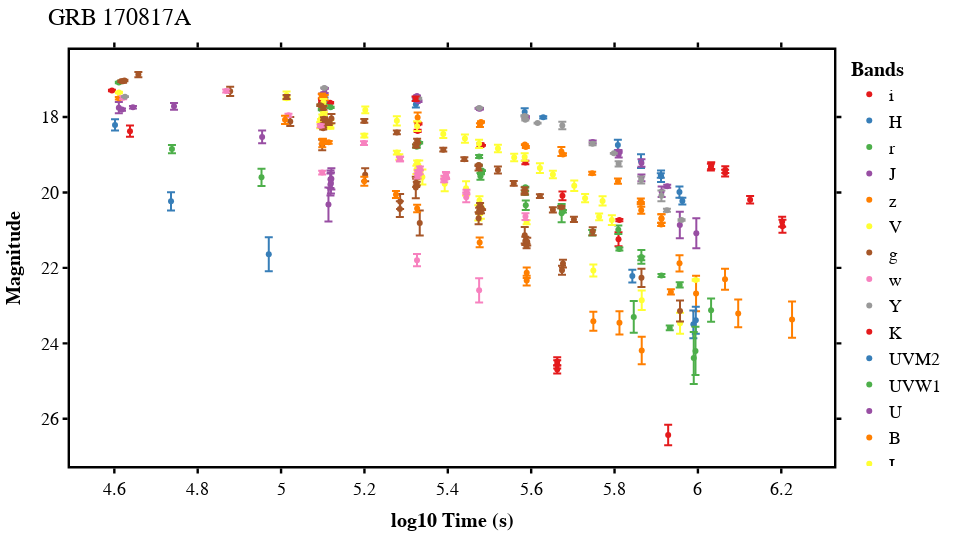

The notebook cell this image was saved under:
### Markdown cell above
### `Evolution` module

### Code cell
# initialise lightcurve object

from grblc.lightcurve import Lightcurve

grb = '170817A'
lc = Lightcurve(
    grb,
    path = grb+'/converted/'+grb+'_magAB_extcorr.txt',
    data_space = 'lin',
    save_in_folder = None
    )
lc.displayGRB()

### Figure 1 — Plotly figure (JSON) as saved in the notebook; plotly's stock layout.template omitted (floating-point values rounded to 4 significant figures)
{"data": [{"customdata": [["LCO/Swope(1m)/CISCO", "Rossi2020"], ["LCO/Magellan2Clay(6.5m)/LDSS-3", "Rossi2020"], ["LCO/Swope(1m)/CISCO", "Rossi2020"], ["LSO/Danish(1.54m)/DFOSC", "Rossi2020"], ["LCO/Magellan2Clay(6.5m)/LDSS-3", "Rossi2020"], ["LCO/Swope(1m)/CISCO", "Rossi2020"], ["CP/Gemini-South(8.1m)/GMOS", "Rossi2020"], ["LCO/Swope(1m)/CISCO", "Rossi2020"], ["LCO/Swope(1m)/CISCO", "Rossi2020"], ["LCO/Swope(1m)/CISCO", "Rossi2020"], ["CP/Gemini-South(8.1m)/GMOS", "Rossi2020"]], "error_y": {"array": [0.018, 0.03, 0.02, 0.03, 0.02, 0.047, 0.01, 0.045, 0.116, 0.183, 0.03]}, "hovertemplate": "color=i<br>x=%{x}<br>y=%{y}<br>telescope=%{customdata[0]}<br>source=%{customdata[1]}<extra></extra>", "legendgroup": "i", "marker": {"color": "rgb(228,26,28)", "symbol": "circle"}, "mode": "markers", "name": "i", "orientation": "v", "showlegend": true, "type": "scatter", "x": [4.594, 5.099, 5.118, 5.328, 5.33, 5.478, 5.482, 5.586, 5.675, 5.81, 5.812], "xaxis": "x", "y": [17.3, 17.59, 17.62, 18.37, 18.18, 18.74, 18.75, 19.21, 20.09, 21.24, 20.73], "yaxis": "y"}, {"customdata": [["LCO/Magellan2Clay(6.5m)/LDSS-3", "Rossi2020"], ["LCO/Magellan2Clay(6.5m)/LDSS-3", "Rossi2020"], ["CP/Gemini-South(8.1m)/GMOS", "Rossi2020"], ["CP/Gemini-South(8.1m)/GMOS", "Rossi2020"], ["LCO/Magellan2Clay(6.5m)/LDSS-3", "Rossi2020"], ["CP/Gemini-South(8.1m)/GMOS", "Rossi2020"], ["Hubble/HST/WFC3", "Rossi2020"], ["CP/Gemini-South(8.1m)/GMOS", "Rossi2020"], ["CP/Gemini-South(8.1m)/GMOS", "Rossi2020"], ["Hubble/HST/WFC3", "Rossi2020"], ["CP/Gemini-South(8.1m)/GMOS", "Rossi2020"], ["CP/Gemini-South(8.1m)/GMOS", "Rossi2020"], ["Hubble/HST/WFC3", "Rossi2020"]], "error_y": {"array": [0.15, 0.01, 0.1, 0.09, 0.01, 0.1, 0.03, 0.14, 0.18, 0.06, 0.15, 0.15, 0.09]}, "hovertemplate": "color=H<br>x=%{x}<br>y=%{y}<br>telescope=%{customdata[0]}<br>source=%{customdata[1]}<extra></extra>", "legendgroup": "H", "marker": {"color": "rgb(55,126,184)", "symbol": "circle"}, "mode": "markers", "name": "H", "orientation": "v", "showlegend": true, "type": "scatter", "x": [4.602, 5.102, 5.104, 5.323, 5.325, 5.584, 5.629, 5.808, 5.863, 5.911, 5.912, 5.956, 5.963], "xaxis": "x", "y": [18.21, 17.47, 17.58, 17.66, 17.52, 17.87, 18.01, 18.74, 19.17, 19.55, 19.57, 19.99, 20.23], "yaxis": "y"}, {"customdata": [["LCO/Magellan2Clay(6.5m)/LDSS-3", "Rossi2020"], ["PAO/ANTU-VLT-UT1(8.2m)/FORS1", "Rossi2020"], ["CTIO/VictorMBlanco(4m)/DECam", "Rossi2020"], ["LCO/Magellan2Clay(6.5m)/LDSS-3", "Rossi2020"], ["Xinglong/2.16m/BFOSC", "Rossi2020"], ["LCO/Swope(1m)/CISCO", "Rossi2020"], ["PAO/ANTU-VLT-UT1(8.2m)/FORS1", "Rossi2020"], ["CTIO/VictorMBlanco(4m)/DECam", "Rossi2020"], ["LCO/Magellan2Clay(6.5m)/LDSS-3", "Rossi2020"], ["PAO/ANTU-VLT-UT1(8.2m)/FORS1", "Rossi2020"], ["CTIO/VictorMBlanco(4m)/DECam", "Rossi2020"], ["LCO/Swope(1m)/CISCO", "Rossi2020"], ["Xinglong/2.16m/BFOSC", "Rossi2020"], ["CP/Gemini-South(8.1m)/GMOS", "Rossi2020"], ["CTIO/VictorMBlanco(4m)/DECam", "Rossi2020"], ["PAO/VLT-UT3-Melipal/VIMOS", "Rossi2020"], ["LCO/Swope(1m)/CISCO", "Rossi2020"], ["PAO/ANTU-VLT-UT1(8.2m)/FORS1", "Rossi2020"], ["CTIO/VictorMBlanco(4m)/DECam", "Rossi2020"], ["Xinglong/2.16m/BFOSC", "Rossi2020"], ["PAO/ESO-VST/OMEGACAM", "Rossi2020"], ["CTIO/VictorMBlanco(4m)/DECam", "Rossi2020"], ["CP/Gemini-South(8.1m)/GMOS", "Rossi2020"], ["PAO/VLT-UT3-Melipal/VIMOS", "Rossi2020"], ["CTIO/VictorMBlanco(4m)/DECam", "Rossi2020"], ["PAO/VLT-UT3-Melipal/VIMOS", "Rossi2020"], ["PAO/VLT-UT3-Melipal/VIMOS", "Rossi2020"], ["PAO/VLT-UT3-Melipal/VIMOS", "Rossi2020"]], "error_y": {"array": [0.02, 0.02, 0.02, 0.03, 0.02, 0.018, 0.04, 0.03, 0.02, 0.01, 0.04, 0.089, 0.02, 0.01, 0.05, 0.01, 0.125, 0.03, 0.24, 0.03, 0.07, 0.11, 0.04, 0.05, 0.18, 0.04, 0.07, 0.31]}, "hovertemplate": "color=r<br>x=%{x}<br>y=%{y}<br>telescope=%{customdata[0]}<br>source=%{customdata[1]}<extra></extra>", "legendgroup": "r", "marker": {"color": "rgb(77,175,74)", "symbol": "circle"}, "mode": "markers", "name": "r", "orientation": "v", "showlegend": true, "type": "scatter", "x": [4.611, 5.095, 5.098, 5.099, 5.105, 5.119, 5.324, 5.326, 5.331, 5.475, 5.475, 5.478, 5.48, 5.482, 5.585, 5.586, 5.587, 5.672, 5.673, 5.676, 5.746, 5.809, 5.812, 5.864, 5.864, 5.913, 5.956, 6.032], "xaxis": "x", "y": [17.08, 17.69, 17.8, 17.66, 17.71, 17.74, 18.77, 18.79, 18.68, 19.28, 19.05, 19.57, 19.5, 19.42, 20.01, 19.86, 20.34, 20.39, 20.55, 20.5, 21.07, 20.99, 21.5, 21.75, 21.71, 22.2, 22.45, 23.12], "yaxis": "y"}, {"customdata": [["LCO/Magellan2Clay(6.5m)/LDSS-3", "Rossi2020"], ["PAO/ESO-VISTA(4.1m)/VIRCAM", "Rossi2020"], ["PAO/ESO-VISTA(4.1m)/VIRCAM", "Rossi2020"], ["LCO/Magellan2Clay(6.5m)/LDSS-3", "Rossi2020"], ["PAO/ESO-VISTA(4.1m)/VIRCAM", "Rossi2020"], ["LCO/Magellan2Clay(6.5m)/LDSS-3", "Rossi2020"], ["LCO/Magellan2Clay(6.5m)/LDSS-3", "Rossi2020"], ["LCO/Magellan2Clay(6.5m)/LDSS-3", "Rossi2020"], ["PAO/ESO-VISTA(4.1m)/VIRCAM", "Rossi2020"], ["LCO/Magellan2Clay(6.5m)/LDSS-3", "Rossi2020"], ["PAO/ESO-VISTA(4.1m)/VIRCAM", "Rossi2020"], ["LCO/duPont(2.5m)/WFIRC", "Rossi2020"], ["PAO/ESO-VISTA(4.1m)/VIRCAM", "Rossi2020"], ["PAO/ESO-VISTA(4.1m)/VIRCAM", "Rossi2020"], ["LCO/duPont(2.5m)/WFIRC", "Rossi2020"], ["PAO/ESO-VISTA(4.1m)/VIRCAM", "Rossi2020"], ["LCO/duPont(2.5m)/WFIRC", "Rossi2020"], ["PAO/ESO-VISTA(4.1m)/VIRCAM", "Rossi2020"], ["PAO/ESO-VISTA(4.1m)/VIRCAM", "Rossi2020"], ["PAO/ESO-VISTA(4.1m)/VIRCAM", "Rossi2020"], ["PAO/ESO-VISTA(4.1m)/VIRCAM", "Rossi2020"]], "error_y": {"array": [0.15, 0.03, 0.03, 0.01, 0.01, 0.01, 0.01, 0.01, 0.02, 0.01, 0.02, 0.02, 0.03, 0.04, 0.04, 0.08, 0.1, 0.09, 0.14, 0.35, 0.4]}, "hovertemplate": "color=J<br>x=%{x}<br>y=%{y}<br>telescope=%{customdata[0]}<br>source=%{customdata[1]}<extra></extra>", "legendgroup": "J", "marker": {"color": "rgb(152,78,163)", "symbol": "circle"}, "mode": "markers", "name": "J", "orientation": "v", "showlegend": true, "type": "scatter", "x": [4.611, 4.618, 4.645, 5.099, 5.105, 5.105, 5.323, 5.326, 5.33, 5.474, 5.477, 5.587, 5.587, 5.748, 5.809, 5.81, 5.865, 5.865, 5.913, 5.957, 5.996], "xaxis": "x", "y": [17.75, 17.8, 17.74, 17.39, 17.37, 17.24, 17.47, 17.44, 17.58, 17.77, 17.78, 18.02, 18.0, 18.66, 18.91, 18.99, 19.22, 19.61, 19.98, 20.86, 21.08], "yaxis": "y"}, {"customdata": [["LCO/Magellan2Clay(6.5m)/LDSS-3", "Rossi2020"], ["LCO/Magellan2Clay(6.5m)/LDSS-3", "Rossi2020"], ["LCO/Magellan2Clay(6.5m)/LDSS-3", "Rossi2020"], ["LCO/Magellan2Clay(6.5m)/LDSS-3", "Rossi2020"], ["Xinglong/2.16m/BFOSC", "Rossi2020"], ["LSO/Danish(1.54m)/DFOSC", "Rossi2020"], ["LCO/Magellan2Clay(6.5m)/LDSS-3", "Rossi2020"], ["Xinglong/2.16m/BFOSC", "Rossi2020"], ["PAO/VLT-UT3-Melipal/VIMOS", "Rossi2020"], ["PAO/VLT(8.2m)/FORS1", "Rossi2020"], ["LCO/Magellan2Clay(6.5m)/LDSS-3", "Rossi2020"], ["Xinglong/2.16m/BFOSC", "Rossi2020"], ["PAO/VLT(8.2m)/FORS1", "Rossi2020"], ["LCO/Magellan2Clay(6.5m)/LDSS-3", "Rossi2020"], ["PAO/VLT-UT3-Melipal/VIMOS", "Rossi2020"], ["LCO/Magellan2Clay(6.5m)/LDSS-3", "Rossi2020"], ["PAO/VLT(8.2m)/FORS1", "Rossi2020"], ["PAO/VLT-UT3-Melipal/VIMOS", "Rossi2020"], ["PAO/ANTU-VLT-UT1(8.2m)/FORS1", "Rossi2020"], ["PAO/VLT(8.2m)/FORS1", "Rossi2020"], ["PAO/VLT(8.2m)/FORS1", "Rossi2020"], ["PAO/VLT(8.2m)/FORS1", "Rossi2020"], ["PAO/VLT-UT3-Melipal/VIMOS", "Rossi2020"], ["PAO/VLT(8.2m)/FORS1", "Rossi2020"], ["PAO/VLT-UT3-Melipal/VIMOS", "Rossi2020"]], "error_y": {"array": [0.03, 0.06, 0.06, 0.06, 0.07, 0.13, 0.05, 0.02, 0.01, 0.027, 0.12, 0.03, 0.039, 0.07, 0.03, 0.07, 0.092, 0.04, 0.11, 0.11, 0.214, 0.471, 0.28, 0.368, 0.48]}, "hovertemplate": "color=z<br>x=%{x}<br>y=%{y}<br>telescope=%{customdata[0]}<br>source=%{customdata[1]}<extra></extra>", "legendgroup": "z", "marker": {"color": "rgb(255,127,0)", "symbol": "circle"}, "mode": "markers", "name": "z", "orientation": "v", "showlegend": true, "type": "scatter", "x": [4.611, 5.098, 5.098, 5.098, 5.105, 5.328, 5.477, 5.48, 5.585, 5.587, 5.672, 5.676, 5.746, 5.808, 5.863, 5.863, 5.864, 5.912, 5.912, 5.913, 5.956, 5.996, 6.065, 6.097, 6.226], "xaxis": "x", "y": [17.5, 17.45, 17.44, 17.44, 17.49, 18.01, 18.21, 18.13, 18.73, 18.79, 18.91, 18.99, 19.49, 19.7, 20.28, 20.23, 20.47, 20.85, 20.69, 20.69, 21.88, 22.68, 22.3, 23.21, 23.37], "yaxis": "y"}, {"customdata": [["LCO/Magellan2Clay(6.5m)/LDSS-3", "Rossi2020"], ["SAAO/SALT(10m)/SALTICAM", "Rossi2020"], ["LSO/NTT(3.58m)/EFOSC2+LSO/NTT(3.58m)/SOFI", "Rossi2020"], ["LSO/NTT(3.58m)/EFOSC2+LSO/NTT(3.58m)/SOFI", "Rossi2020"], ["LSO/NTT(3.58m)/EFOSC2+LSO/NTT(3.58m)/SOFI", "Rossi2020"], ["CTIO/LCOGT(1m)/Sinistro", "Rossi2020"], ["LCO/Swope(1m)/CISCO", "Rossi2020"], ["LSO/NTT(3.58m)/EFOSC2+LSO/NTT(3.58m)/SOFI", "Rossi2020"], ["LSO/NTT(3.58m)/EFOSC2+LSO/NTT(3.58m)/SOFI", "Rossi2020"], ["LSO/NTT(3.58m)/EFOSC2+LSO/NTT(3.58m)/SOFI", "Rossi2020"], ["LSO/NTT(3.58m)/EFOSC2+LSO/NTT(3.58m)/SOFI", "Rossi2020"], ["LSO/NTT(3.58m)/EFOSC2+LSO/NTT(3.58m)/SOFI", "Rossi2020"], ["SSO/iTelescope(T17)/CCD", "Rossi2020"], ["SAAO/SALT(10m)/SALTICAM", "Rossi2020"], ["SSO/iTelescope(T17)/CCD", "Rossi2020"], ["LSO/NTT(3.58m)/EFOSC2+LSO/NTT(3.58m)/SOFI", "Rossi2020"], ["CTIO/LCOGT(1m)/Sinistro", "Rossi2020"], ["LCO/Magellan2Clay(6.5m)/LDSS-3", "Rossi2020"], ["SSO/iTelescope(T17)/CCD", "Rossi2020"], ["LSO/NTT(3.58m)/EFOSC2+LSO/NTT(3.58m)/SOFI", "Rossi2020"], ["LSO/NTT(3.58m)/EFOSC2+LSO/NTT(3.58m)/SOFI", "Rossi2020"], ["SSO/iTelescope(T17)/CCD", "Rossi2020"], ["SSO/iTelescope(T17)/CCD", "Rossi2020"], ["LSO/NTT(3.58m)/EFOSC2+LSO/NTT(3.58m)/SOFI", "Rossi2020"], ["LCO/Swope(1m)/CISCO", "Rossi2020"], ["LSO/NTT(3.58m)/EFOSC2+LSO/NTT(3.58m)/SOFI", "Rossi2020"], ["PAO/VLT(8.2m)/FORS1", "Rossi2020"], ["PAO/VLT(8.2m)/FORS1", "Rossi2020"], ["PAO/VLT(8.2m)/FORS1", "Rossi2020"], ["PAO/VLT(8.2m)/FORS1", "Rossi2020"]], "error_y": {"array": [0.02, 0.04, 0.08, 0.05, 0.08, 0.04, 0.041, 0.04, 0.06, 0.04, 0.06, 0.1, 0.05, 0.05, 0.07, 0.11, 0.05, 0.08, 0.18, 0.12, 0.2, 0.2, 0.19, 0.2, 0.115, 0.15, 0.054, 0.158, 0.256, 0.28]}, "hovertemplate": "color=V<br>x=%{x}<br>y=%{y}<br>telescope=%{customdata[0]}<br>source=%{customdata[1]}<extra></extra>", "legendgroup": "V", "marker": {"color": "rgb(255,255,51)", "symbol": "circle"}, "mode": "markers", "name": "V", "orientation": "v", "showlegend": true, "type": "scatter", "x": [4.611, 5.013, 5.094, 5.095, 5.096, 5.099, 5.103, 5.108, 5.108, 5.108, 5.118, 5.118, 5.2, 5.278, 5.284, 5.325, 5.326, 5.33, 5.331, 5.333, 5.339, 5.393, 5.444, 5.473, 5.476, 5.479, 5.589, 5.749, 5.865, 5.957], "xaxis": "x", "y": [17.35, 17.5, 18.22, 18.16, 18.13, 17.97, 17.92, 18.14, 18.16, 18.18, 18.25, 18.18, 18.49, 18.94, 19.06, 19.4, 19.2, 19.51, 19.33, 19.53, 19.59, 19.77, 19.89, 20.54, 20.21, 20.55, 20.79, 22.07, 22.86, 23.47], "yaxis": "y"}, {"customdata": [["LCO/Magellan2Clay(6.5m)/LDSS-3", "Rossi2020"], ["LCO/Magellan2Clay(6.5m)/LDSS-3", "Rossi2020"], ["LCO/Magellan2Clay(6.5m)/LDSS-3", "Rossi2020"], ["LSO/REM(0.6m)/TORTORA", "Rossi2020"], ["SSO/iTelescope(T17)/CCD", "Rossi2020"], ["SSO/iTelescope(T17)/CCD", "Rossi2020"], ["CTIO/VictorMBlanco(4m)/DECam", "Rossi2020"], ["SSO/iTelescope(T17)/CCD", "Rossi2020"], ["LCO/Magellan2Clay(6.5m)/LDSS-3", "Rossi2020"], ["LCO/Magellan2Clay(6.5m)/LDSS-3", "Rossi2020"], ["LSO/MPG-ESO(2.2m)/GROND", "Rossi2020"], ["Xinglong/2.16m/BFOSC", "Rossi2020"], ["LSO/REM(0.6m)/TORTORA", "Rossi2020"], ["LCO/Swope(1m)/CISCO", "Rossi2020"], ["SSO/iTelescope(T17)/CCD", "Rossi2020"], ["SSO/iTelescope(T17)/CCD", "Rossi2020"], ["SSO/iTelescope(T17)/CCD", "Rossi2020"], ["LSO/REM(0.6m)/TORTORA", "Rossi2020"], ["LSO/MPG-ESO(2.2m)/GROND", "Rossi2020"], ["CTIO/VictorMBlanco(4m)/DECam", "Rossi2020"], ["SSO/iTelescope(T17)/CCD", "Rossi2020"], ["LSO/MPG-ESO(2.2m)/GROND", "Rossi2020"], ["CTIO/VictorMBlanco(4m)/DECam", "Rossi2020"], ["LCO/Swope(1m)/CISCO", "Rossi2020"], ["Xinglong/2.16m/BFOSC", "Rossi2020"], ["CP/Gemini-South(8.1m)/GMOS", "Rossi2020"], ["LSO/MPG-ESO(2.2m)/GROND", "Rossi2020"], ["CTIO/VictorMBlanco(4m)/DECam", "Rossi2020"], ["LCO/Magellan2Clay(6.5m)/LDSS-3", "Rossi2020"], ["LCO/Swope(1m)/CISCO", "Rossi2020"], ["PAO/ESO-VST/OMEGACAM", "Rossi2020"], ["Xinglong/2.16m/BFOSC", "Rossi2020"]], "error_y": {"array": [0.02, 0.04, 0.02, 0.07, 0.12, 0.12, 0.03, 0.14, 0.03, 0.03, 0.04, 0.06, 0.068, 0.124, 0.17, 0.21, 0.2, 0.282, 0.11, 0.05, 0.33, 0.16, 0.08, 0.049, 0.06, 0.01, 0.22, 0.11, 0.06, 0.104, 0.12, 0.1]}, "hovertemplate": "color=g<br>x=%{x}<br>y=%{y}<br>telescope=%{customdata[0]}<br>source=%{customdata[1]}<extra></extra>", "legendgroup": "g", "marker": {"color": "rgb(166,86,40)", "symbol": "circle"}, "mode": "markers", "name": "g", "orientation": "v", "showlegend": true, "type": "scatter", "x": [4.617, 4.621, 4.624, 4.658, 4.878, 5.022, 5.098, 5.099, 5.099, 5.101, 5.103, 5.105, 5.114, 5.121, 5.202, 5.285, 5.286, 5.323, 5.324, 5.326, 5.333, 5.474, 5.475, 5.477, 5.48, 5.482, 5.585, 5.586, 5.589, 5.591, 5.674, 5.676], "xaxis": "x", "y": [17.05, 17.05, 17.03, 16.87, 17.32, 18.12, 18.21, 18.74, 18.25, 18.3, 18.04, 18.11, 18.15, 18.04, 19.53, 20.44, 20.24, 19.87, 19.74, 19.76, 20.81, 20.68, 20.48, 20.33, 20.49, 20.45, 21.13, 21.28, 21.42, 21.3, 22.06, 21.89], "yaxis": "y"}, {"customdata": [["SSO/iTelescope(T17)/CCD", "Rossi2020"], ["SSO/iTelescope(T17)/CCD", "Rossi2020"], ["SSO/iTelescope(T17)/CCD", "Rossi2020"], ["SSO/iTelescope(T17)/CCD", "Rossi2020"], ["SSO/iTelescope(T17)/CCD", "Rossi2020"], ["SSO/iTelescope(T17)/CCD", "Rossi2020"], ["SSO/iTelescope(T17)/CCD", "Rossi2020"], ["SSO/iTelescope(T17)/CCD", "Rossi2020"], ["SSO/iTelescope(T17)/CCD", "Rossi2020"], ["SSO/iTelescope(T17)/CCD", "Rossi2020"], ["SSO/iTelescope(T17)/CCD", "Rossi2020"], ["SSO/iTelescope(T17)/CCD", "Rossi2020"], ["SSO/iTelescope(T17)/CCD", "Rossi2020"], ["SSO/iTelescope(T17)/CCD", "Rossi2020"], ["SSO/iTelescope(T17)/CCD", "Rossi2020"], ["SSO/iTelescope(T17)/CCD", "Rossi2020"], ["SSO/iTelescope(T17)/CCD", "Rossi2020"], ["SSO/iTelescope(T17)/CCD", "Rossi2020"]], "error_y": {"array": [0.04, 0.04, 0.04, 0.04, 0.05, 0.06, 0.06, 0.07, 0.07, 0.06, 0.05, 0.05, 0.05, 0.07, 0.08, 0.13, 0.06, 0.09]}, "hovertemplate": "color=w<br>x=%{x}<br>y=%{y}<br>telescope=%{customdata[0]}<br>source=%{customdata[1]}<extra></extra>", "legendgroup": "w", "marker": {"color": "rgb(247,129,191)", "symbol": "circle"}, "mode": "markers", "name": "w", "orientation": "v", "showlegend": true, "type": "scatter", "x": [4.621, 4.868, 5.018, 5.095, 5.199, 5.285, 5.286, 5.328, 5.328, 5.332, 5.333, 5.391, 5.392, 5.396, 5.396, 5.444, 5.445, 5.586], "xaxis": "x", "y": [17.49, 17.31, 17.95, 18.23, 18.69, 19.11, 19.11, 19.56, 19.48, 19.46, 19.36, 19.68, 19.61, 19.53, 19.56, 20.13, 19.99, 20.64], "yaxis": "y"}, {"customdata": [["PAO/ESO-VISTA(4.1m)/VIRCAM", "Rossi2020"], ["PAO/ESO-VISTA(4.1m)/VIRCAM", "Rossi2020"], ["PAO/ESO-VISTA(4.1m)/VIRCAM", "Rossi2020"], ["PAO/ESO-VISTA(4.1m)/VIRCAM", "Rossi2020"], ["LCO/duPont(2.5m)/WFIRC", "Rossi2020"], ["PAO/ESO-VISTA(4.1m)/VIRCAM", "Rossi2020"], ["LCO/duPont(2.5m)/WFIRC", "Rossi2020"], ["PAO/ESO-VISTA(4.1m)/VIRCAM", "Rossi2020"], ["PAO/ESO-VISTA(4.1m)/VIRCAM", "Rossi2020"], ["PAO/ESO-VISTA(4.1m)/VIRCAM", "Rossi2020"], ["PAO/ESO-VISTA(4.1m)/VIRCAM", "Rossi2020"]], "error_y": {"array": [0.01, 0.01, 0.02, 0.01, 0.02, 0.02, 0.1, 0.04, 0.07, 0.09, 0.14]}, "hovertemplate": "color=Y<br>x=%{x}<br>y=%{y}<br>telescope=%{customdata[0]}<br>source=%{customdata[1]}<extra></extra>", "legendgroup": "Y", "marker": {"color": "rgb(153,153,153)", "symbol": "circle"}, "mode": "markers", "name": "Y", "orientation": "v", "showlegend": true, "type": "scatter", "x": [4.626, 5.103, 5.329, 5.476, 5.584, 5.586, 5.675, 5.747, 5.81, 5.864, 5.912], "xaxis": "x", "y": [17.46, 17.23, 17.51, 17.76, 17.97, 18.07, 18.22, 18.71, 19.24, 19.67, 20.09], "yaxis": "y"}, {"customdata": [["LCO/Magellan2Clay(6.5m)/LDSS-3", "Rossi2020"], ["LCO/Magellan2Clay(6.5m)/LDSS-3", "Rossi2020"], ["LCO/Magellan2Clay(6.5m)/LDSS-3", "Rossi2020"], ["LCO/Magellan2Clay(6.5m)/LDSS-3", "Rossi2020"], ["LSO/NTT(3.58m)/EFOSC2+LSO/NTT(3.58m)/SOFI", "Rossi2020"], ["LCO/Magellan2Clay(6.5m)/LDSS-3", "Rossi2020"], ["LSO/NTT(3.58m)/EFOSC2+LSO/NTT(3.58m)/SOFI", "Rossi2020"], ["LCO/Magellan2Clay(6.5m)/LDSS-3", "Rossi2020"], ["LCO/Magellan2Clay(6.5m)/LDSS-3", "Rossi2020"], ["LCO/Magellan2Clay(6.5m)/LDSS-3", "Rossi2020"]], "error_y": {"array": [0.15, 0.04, 0.06, 0.09, 0.09, 0.09, 0.09, 0.1, 0.13, 0.17]}, "hovertemplate": "color=K<br>x=%{x}<br>y=%{y}<br>telescope=%{customdata[0]}<br>source=%{customdata[1]}<extra></extra>", "legendgroup": "K", "marker": {"color": "rgb(228,26,28)", "symbol": "circle"}, "mode": "markers", "name": "K", "orientation": "v", "showlegend": true, "type": "scatter", "x": [4.638, 5.099, 5.323, 6.031, 6.032, 6.065, 6.066, 6.125, 6.202, 6.203], "xaxis": "x", "y": [18.38, 17.58, 17.52, 19.33, 19.29, 19.49, 19.4, 20.2, 20.78, 20.9], "yaxis": "y"}, {"customdata": [["NGSO/Swift/UVOT", "Rossi2020"], ["NGSO/Swift/UVOT", "Rossi2020"]], "error_y": {"array": [0.24, 0.45]}, "hovertemplate": "color=UVM2<br>x=%{x}<br>y=%{y}<br>telescope=%{customdata[0]}<br>source=%{customdata[1]}<extra></extra>", "legendgroup": "UVM2", "marker": {"color": "rgb(55,126,184)", "symbol": "circle"}, "mode": "markers", "name": "UVM2", "orientation": "v", "showlegend": true, "type": "scatter", "x": [4.736, 4.971], "xaxis": "x", "y": [20.24, 21.64], "yaxis": "y"}, {"customdata": [["NGSO/Swift/UVOT", "Rossi2020"], ["NGSO/Swift/UVOT", "Rossi2020"]], "error_y": {"array": [0.11, 0.23]}, "hovertemplate": "color=UVW1<br>x=%{x}<br>y=%{y}<br>telescope=%{customdata[0]}<br>source=%{customdata[1]}<extra></extra>", "legendgroup": "UVW1", "marker": {"color": "rgb(77,175,74)", "symbol": "circle"}, "mode": "markers", "name": "UVW1", "orientation": "v", "showlegend": true, "type": "scatter", "x": [4.738, 4.953], "xaxis": "x", "y": [18.85, 19.6], "yaxis": "y"}, {"customdata": [["NGSO/Swift/UVOT", "Rossi2020"], ["NGSO/Swift/UVOT", "Rossi2020"], ["NGSO/Swift/UVOT", "Rossi2020"], ["LSO/NTT(3.58m)/EFOSC2+LSO/NTT(3.58m)/SOFI", "Rossi2020"], ["LSO/NTT(3.58m)/EFOSC2+LSO/NTT(3.58m)/SOFI", "Rossi2020"], ["LSO/NTT(3.58m)/EFOSC2+LSO/NTT(3.58m)/SOFI", "Rossi2020"], ["LSO/NTT(3.58m)/EFOSC2+LSO/NTT(3.58m)/SOFI", "Rossi2020"]], "error_y": {"array": [0.09, 0.17, 0.45, 0.29, 0.23, 0.28, 0.28]}, "hovertemplate": "color=U<br>x=%{x}<br>y=%{y}<br>telescope=%{customdata[0]}<br>source=%{customdata[1]}<extra></extra>", "legendgroup": "U", "marker": {"color": "rgb(152,78,163)", "symbol": "circle"}, "mode": "markers", "name": "U", "orientation": "v", "showlegend": true, "type": "scatter", "x": [4.743, 4.955, 5.114, 5.118, 5.118, 5.12, 5.121], "xaxis": "x", "y": [17.72, 18.53, 20.32, 19.79, 19.65, 19.75, 19.64], "yaxis": "y"}, {"customdata": [["SAAO/SALT(10m)/SALTICAM", "Rossi2020"], ["CTIO/LCOGT(1m)/Sinistro", "Rossi2020"], ["LCO/Magellan2Clay(6.5m)/LDSS-3", "Rossi2020"], ["LCO/Magellan2Clay(6.5m)/LDSS-3", "Rossi2020"], ["LCO/Swope(1m)/CISCO", "Rossi2020"], ["SSO/iTelescope(T17)/CCD", "Rossi2020"], ["SAAO/SALT(10m)/SALTICAM", "Rossi2020"], ["CTIO/LCOGT(1m)/Sinistro", "Rossi2020"], ["LCO/Swope(1m)/CISCO", "Rossi2020"], ["PAO/VLT(8.2m)/FORS1", "Rossi2020"], ["LCO/Magellan2Clay(6.5m)/LDSS-3", "Rossi2020"], ["PAO/VLT(8.2m)/FORS1", "Rossi2020"], ["LCO/Magellan2Clay(6.5m)/LDSS-3", "Rossi2020"], ["PAO/VLT(8.2m)/FORS1", "Rossi2020"]], "error_y": {"array": [0.11, 0.11, 0.06, 0.07, 0.037, 0.12, 0.09, 0.1, 0.126, 0.128, 0.14, 0.251, 0.31, 0.363]}, "hovertemplate": "color=B<br>x=%{x}<br>y=%{y}<br>telescope=%{customdata[0]}<br>source=%{customdata[1]}<extra></extra>", "legendgroup": "B", "marker": {"color": "rgb(255,127,0)", "symbol": "circle"}, "mode": "markers", "name": "B", "orientation": "v", "showlegend": true, "type": "scatter", "x": [5.01, 5.099, 5.1, 5.1, 5.114, 5.2, 5.276, 5.326, 5.476, 5.589, 5.589, 5.749, 5.812, 5.865], "xaxis": "x", "y": [18.07, 18.69, 18.65, 18.65, 18.67, 19.7, 20.05, 20.42, 21.32, 22.34, 22.13, 23.41, 23.46, 24.19], "yaxis": "y"}, {"customdata": [["SAAO/SALT(10m)/SALTICAM", "Rossi2020"], ["CTIO/LCOGT(1m)/Sinistro", "Rossi2020"], ["SSO/iTelescope(T17)/CCD", "Rossi2020"], ["SAAO/SALT(10m)/SALTICAM", "Rossi2020"], ["CTIO/LCOGT(1m)/Sinistro", "Rossi2020"], ["SSO/iTelescope(T17)/CCD", "Rossi2020"], ["SAAO/SALT(10m)/SALTICAM", "Rossi2020"], ["CTIO/LCOGT(1m)/Sinistro", "Rossi2020"], ["SSO/iTelescope(T17)/CCD", "Rossi2020"], ["SAAO/SALT(10m)/SALTICAM", "Rossi2020"], ["CTIO/LCOGT(1m)/Sinistro", "Rossi2020"], ["SSO/iTelescope(T17)/CCD", "Rossi2020"], ["SAAO/SALT(10m)/SALTICAM", "Rossi2020"], ["SSO/iTelescope(T17)/CCD", "Rossi2020"], ["SAAO/SALT(10m)/SALTICAM", "Rossi2020"], ["KO/Keck-2(10m)/DEIMOS", "Rossi2020"], ["SSO/iTelescope(T17)/CCD", "Rossi2020"], ["SAAO/SALT(10m)/SALTICAM", "Rossi2020"]], "error_y": {"array": [0.1, 0.09, 0.09, 0.12, 0.13, 0.1, 0.11, 0.11, 0.1, 0.1, 0.1, 0.13, 0.1, 0.14, 0.11, 0.09, 0.12, 0.13]}, "hovertemplate": "color=I<br>x=%{x}<br>y=%{y}<br>telescope=%{customdata[0]}<br>source=%{customdata[1]}<extra></extra>", "legendgroup": "I", "marker": {"color": "rgb(255,255,51)", "symbol": "circle"}, "mode": "markers", "name": "I", "orientation": "v", "showlegend": true, "type": "scatter", "x": [5.013, 5.102, 5.202, 5.278, 5.326, 5.389, 5.441, 5.475, 5.52, 5.559, 5.584, 5.621, 5.652, 5.703, 5.729, 5.763, 5.771, 5.794], "xaxis": "x", "y": [17.42, 17.61, 17.81, 18.1, 18.24, 18.45, 18.57, 18.71, 18.83, 19.07, 19.06, 19.35, 19.52, 19.82, 20.15, 20.65, 20.22, 20.73], "yaxis": "y"}, {"customdata": [["SAAO/SALT(10m)/SALTICAM", "Rossi2020"], ["PAO/VLT(8.2m)/FORS1", "Rossi2020"], ["CTIO/LCOGT(1m)/Sinistro", "Rossi2020"], ["SSO/iTelescope(T17)/CCD", "Rossi2020"], ["SAAO/SALT(10m)/SALTICAM", "Rossi2020"], ["PAO/VLT(8.2m)/FORS1", "Rossi2020"], ["CTIO/LCOGT(1m)/Sinistro", "Rossi2020"], ["SSO/iTelescope(T17)/CCD", "Rossi2020"], ["SAAO/SALT(10m)/SALTICAM", "Rossi2020"], ["CTIO/LCOGT(1m)/Sinistro", "Rossi2020"], ["PAO/VLT(8.2m)/FORS1", "Rossi2020"], ["SSO/iTelescope(T17)/CCD", "Rossi2020"], ["SAAO/SALT(10m)/SALTICAM", "Rossi2020"], ["PAO/VLT(8.2m)/FORS1", "Rossi2020"], ["CTIO/LCOGT(1m)/Sinistro", "Rossi2020"], ["SSO/iTelescope(T17)/CCD", "Rossi2020"], ["SAAO/SALT(10m)/SALTICAM", "Rossi2020"], ["PAO/VLT(8.2m)/FORS1", "Rossi2020"], ["SSO/iTelescope(T17)/CCD", "Rossi2020"], ["PAO/VLT(8.2m)/FORS1", "Rossi2020"], ["PAO/VLT(8.2m)/FORS1", "Rossi2020"], ["PAO/VLT(8.2m)/FORS1", "Rossi2020"]], "error_y": {"array": [0.05, 0.02, 0.05, 0.05, 0.05, 0.04, 0.05, 0.05, 0.05, 0.06, 0.01, 0.09, 0.06, 0.058, 0.08, 0.05, 0.07, 0.03, 0.07, 0.106, 0.24, 0.277]}, "hovertemplate": "color=R<br>x=%{x}<br>y=%{y}<br>telescope=%{customdata[0]}<br>source=%{customdata[1]}<extra></extra>", "legendgroup": "R", "marker": {"color": "rgb(166,86,40)", "symbol": "circle"}, "mode": "markers", "name": "R", "orientation": "v", "showlegend": true, "type": "scatter", "x": [5.013, 5.094, 5.102, 5.2, 5.278, 5.324, 5.326, 5.389, 5.44, 5.474, 5.474, 5.52, 5.558, 5.584, 5.584, 5.621, 5.652, 5.673, 5.703, 5.748, 5.865, 5.957], "xaxis": "x", "y": [17.47, 17.69, 17.76, 18.1, 18.41, 18.77, 18.63, 18.86, 19.12, 19.36, 19.27, 19.4, 19.76, 20.0, 19.94, 20.09, 20.46, 20.39, 20.71, 21.03, 22.26, 23.14], "yaxis": "y"}, {"customdata": [["CTIO/VictorMBlanco(4m)/DECam", "Rossi2020"], ["CTIO/VictorMBlanco(4m)/DECam", "Rossi2020"], ["CTIO/VictorMBlanco(4m)/DECam", "Rossi2020"]], "error_y": {"array": [0.05, 0.16, 0.32]}, "hovertemplate": "color=u<br>x=%{x}<br>y=%{y}<br>telescope=%{customdata[0]}<br>source=%{customdata[1]}<extra></extra>", "legendgroup": "u", "marker": {"color": "rgb(247,129,191)", "symbol": "circle"}, "mode": "markers", "name": "u", "orientation": "v", "showlegend": true, "type": "scatter", "x": [5.099, 5.326, 5.475], "xaxis": "x", "y": [19.47, 21.79, 22.59], "yaxis": "y"}, {"customdata": [["Hubble/HST/WFC3", "Rossi2020"], ["Hubble/HST/WFC3", "Rossi2020"], ["Hubble/HST/WFC3", "Rossi2020"], ["Hubble/HST/WFC3", "Rossi2020"]], "error_y": {"array": [0.01, 0.01, 0.04, 0.02]}, "hovertemplate": "color=F110W<br>x=%{x}<br>y=%{y}<br>telescope=%{customdata[0]}<br>source=%{customdata[1]}<extra></extra>", "legendgroup": "F110W", "marker": {"color": "rgb(153,153,153)", "symbol": "circle"}, "mode": "markers", "name": "F110W", "orientation": "v", "showlegend": true, "type": "scatter", "x": [5.615, 5.798, 5.926, 5.961], "xaxis": "x", "y": [18.16, 18.96, 20.47, 20.73], "yaxis": "y"}, {"customdata": [["Hubble/HST/WFC3", "Rossi2020"], ["Hubble/HST/WFC3", "Rossi2020"], ["Hubble/HST/WFC3", "Rossi2020"], ["Hubble/HST/WFC3", "Rossi2020"]], "error_y": {"array": [0.11, 0.11, 0.11, 0.27]}, "hovertemplate": "color=F336W<br>x=%{x}<br>y=%{y}<br>telescope=%{customdata[0]}<br>source=%{customdata[1]}<extra></extra>", "legendgroup": "F336W", "marker": {"color": "rgb(228,26,28)", "symbol": "circle"}, "mode": "markers", "name": "F336W", "orientation": "v", "showlegend": true, "type": "scatter", "x": [5.662, 5.662, 5.662, 5.929], "xaxis": "x", "y": [24.56, 24.69, 24.48, 26.43], "yaxis": "y"}, {"customdata": [["Hubble/HST/WFC3", "Rossi2020"], ["Hubble/HST/WFC3", "Rossi2020"], ["Hubble/HST/WFC3", "Rossi2020"]], "error_y": {"array": [0.17, 0.37, 0.36]}, "hovertemplate": "color=F606W<br>x=%{x}<br>y=%{y}<br>telescope=%{customdata[0]}<br>source=%{customdata[1]}<extra></extra>", "legendgroup": "F606W", "marker": {"color": "rgb(55,126,184)", "symbol": "circle"}, "mode": "markers", "name": "F606W", "orientation": "v", "showlegend": true, "type": "scatter", "x": [5.843, 5.989, 5.995], "xaxis": "x", "y": [22.22, 23.5, 23.39], "yaxis": "y"}, {"customdata": [["Hubble/HST/WFC3", "Rossi2020"], ["Hubble/HST/WFC3", "Rossi2020"], ["Hubble/HST/WFC3", "Rossi2020"], ["Hubble/HST/WFC3", "Rossi2020"]], "error_y": {"array": [0.42, 0.06, 0.69, 0.64]}, "hovertemplate": "color=F475W<br>x=%{x}<br>y=%{y}<br>telescope=%{customdata[0]}<br>source=%{customdata[1]}<extra></extra>", "legendgroup": "F475W", "marker": {"color": "rgb(77,175,74)", "symbol": "circle"}, "mode": "markers", "name": "F475W", "orientation": "v", "showlegend": true, "type": "scatter", "x": [5.846, 5.932, 5.99, 5.994], "xaxis": "x", "y": [23.3, 23.59, 24.39, 24.2], "yaxis": "y"}, {"customdata": [["Hubble/HST/WFC3", "Rossi2020"]], "error_y": {"array": [0.04]}, "hovertemplate": "color=F160W<br>x=%{x}<br>y=%{y}<br>telescope=%{customdata[0]}<br>source=%{customdata[1]}<extra></extra>", "legendgroup": "F160W", "marker": {"color": "rgb(152,78,163)", "symbol": "circle"}, "mode": "markers", "name": "F160W", "orientation": "v", "showlegend": true, "type": "scatter", "x": [5.926], "xaxis": "x", "y": [19.84], "yaxis": "y"}, {"customdata": [["Hubble/HST/WFC3", "Rossi2020"]], "error_y": {"array": [0.07]}, "hovertemplate": "color=F625W<br>x=%{x}<br>y=%{y}<br>telescope=%{customdata[0]}<br>source=%{customdata[1]}<extra></extra>", "legendgroup": "F625W", "marker": {"color": "rgb(255,127,0)", "symbol": "circle"}, "mode": "markers", "name": "F625W", "orientation": "v", "showlegend": true, "type": "scatter", "x": [5.935], "xaxis": "x", "y": [22.64], "yaxis": "y"}, {"customdata": [["Hubble/HST/WFC3", "Rossi2020"]], "error_y": {"array": [0.02]}, "hovertemplate": "color=F814W<br>x=%{x}<br>y=%{y}<br>telescope=%{customdata[0]}<br>source=%{customdata[1]}<extra></extra>", "legendgroup": "F814W", "marker": {"color": "rgb(255,255,51)", "symbol": "circle"}, "mode": "markers", "name": "F814W", "orientation": "v", "showlegend": true, "type": "scatter", "x": [5.995], "xaxis": "x", "y": [22.32], "yaxis": "y"}], "layout": {"font": {"color": "black", "family": "arial", "size": 18}, "height": 540, "legend": {"font": {"color": "black", "family": "arial", "size": 18}, "title": {"font": {"color": "black", "family": "arial", "size": 20}, "text": "<b>Bands<b>"}, "tracegroupgap": 0}, "margin": {"b": 40, "l": 40, "r": 40, "t": 50}, "plot_bgcolor": "white", "title": {"font": {"size": 24}, "text": "GRB 170817A"}, "width": 960, "xaxis": {"anchor": "y", "domain": [0, 1], "linecolor": "black", "linewidth": 2.4, "mirror": "allticks", "showgrid": false, "showline": true, "showticklabels": true, "tickcolor": "black", "tickfont": {"color": "black", "family": "arial", "size": 18}, "ticks": "outside", "tickwidth": 2.4, "title": {"font": {"color": "black", "size": 20}, "text": "<b>log10 Time (s)<b>"}}, "yaxis": {"anchor": "x", "autorange": "reversed", "domain": [0, 1], "linecolor": "black", "linewidth": 2.4, "mirror": "allticks", "showgrid": false, "showline": true, "showticklabels": true, "tickcolor": "black", "tickfont": {"color": "black", "family": "arial", "size": 18}, "ticks": "outside", "tickwidth": 2.4, "title": {"font": {"color": "black", "size": 20}, "text": "<b>Magnitude<b>"}}}}
